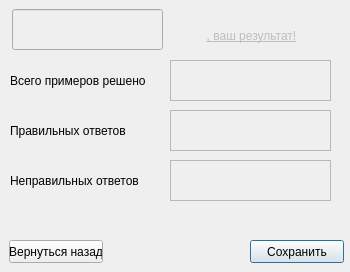
<?xml version="1.0" encoding="UTF-8"?>
<ui version="4.0">
 <class>saverezult</class>
 <widget class="QWidget" name="saverezult">
  <property name="enabled">
   <bool>true</bool>
  </property>
  <property name="geometry">
   <rect>
    <x>0</x>
    <y>0</y>
    <width>350</width>
    <height>272</height>
   </rect>
  </property>
  <property name="windowTitle">
   <string>Сохранить результат</string>
  </property>
  <property name="windowIcon">
   <iconset>
    <normaloff>../build-multiplication-Desktop_Qt_5_10_0_MinGW_32bit-Debug/png-clipart-check-mark-computer-icons-blue-check-mark-blue-text.png</normaloff>../build-multiplication-Desktop_Qt_5_10_0_MinGW_32bit-Debug/png-clipart-check-mark-computer-icons-blue-check-mark-blue-text.png</iconset>
  </property>
  <widget class="QPushButton" name="pushButton">
   <property name="geometry">
    <rect>
     <x>250</x>
     <y>240</y>
     <width>94</width>
     <height>23</height>
    </rect>
   </property>
   <property name="text">
    <string>Сохранить</string>
   </property>
   <property name="autoDefault">
    <bool>false</bool>
   </property>
   <property name="default">
    <bool>true</bool>
   </property>
  </widget>
  <widget class="QPushButton" name="pushButton_2">
   <property name="geometry">
    <rect>
     <x>9</x>
     <y>240</y>
     <width>94</width>
     <height>23</height>
    </rect>
   </property>
   <property name="text">
    <string>Вернуться назад</string>
   </property>
  </widget>
  <widget class="QTextEdit" name="textEdit">
   <property name="enabled">
    <bool>false</bool>
   </property>
   <property name="geometry">
    <rect>
     <x>170</x>
     <y>60</y>
     <width>161</width>
     <height>41</height>
    </rect>
   </property>
   <property name="acceptDrops">
    <bool>false</bool>
   </property>
   <property name="toolTip">
    <string>&lt;html&gt;&lt;head/&gt;&lt;body&gt;&lt;p align=&quot;center&quot;&gt;&lt;br/&gt;&lt;/p&gt;&lt;/body&gt;&lt;/html&gt;</string>
   </property>
   <property name="layoutDirection">
    <enum>Qt::LeftToRight</enum>
   </property>
   <property name="styleSheet">
    <string notr="true">font: 18pt &quot;MS Shell Dlg 2&quot;;</string>
   </property>
  </widget>
  <widget class="QTextEdit" name="textEdit_2">
   <property name="enabled">
    <bool>false</bool>
   </property>
   <property name="geometry">
    <rect>
     <x>170</x>
     <y>110</y>
     <width>161</width>
     <height>41</height>
    </rect>
   </property>
   <property name="acceptDrops">
    <bool>false</bool>
   </property>
   <property name="toolTip">
    <string>&lt;html&gt;&lt;head/&gt;&lt;body&gt;&lt;p align=&quot;center&quot;&gt;&lt;br/&gt;&lt;/p&gt;&lt;/body&gt;&lt;/html&gt;</string>
   </property>
   <property name="styleSheet">
    <string notr="true">font: 18pt &quot;MS Shell Dlg 2&quot;;</string>
   </property>
  </widget>
  <widget class="QLabel" name="label">
   <property name="enabled">
    <bool>false</bool>
   </property>
   <property name="geometry">
    <rect>
     <x>166</x>
     <y>20</y>
     <width>171</width>
     <height>31</height>
    </rect>
   </property>
   <property name="acceptDrops">
    <bool>true</bool>
   </property>
   <property name="styleSheet">
    <string notr="true">text-decoration: underline;
font: 8pt &quot;MS Shell Dlg 2&quot;;
font: 16pt &quot;MS Shell Dlg 2&quot;;</string>
   </property>
   <property name="text">
    <string>, ваш результат!</string>
   </property>
   <property name="alignment">
    <set>Qt::AlignCenter</set>
   </property>
  </widget>
  <widget class="QLabel" name="label_2">
   <property name="geometry">
    <rect>
     <x>10</x>
     <y>60</y>
     <width>151</width>
     <height>41</height>
    </rect>
   </property>
   <property name="styleSheet">
    <string notr="true">font: 10pt &quot;MS Shell Dlg 2&quot;;</string>
   </property>
   <property name="text">
    <string>Всего примеров решено</string>
   </property>
  </widget>
  <widget class="QTextEdit" name="textEdit_4">
   <property name="enabled">
    <bool>false</bool>
   </property>
   <property name="geometry">
    <rect>
     <x>170</x>
     <y>160</y>
     <width>161</width>
     <height>41</height>
    </rect>
   </property>
   <property name="acceptDrops">
    <bool>false</bool>
   </property>
   <property name="toolTip">
    <string>&lt;html&gt;&lt;head/&gt;&lt;body&gt;&lt;p align=&quot;center&quot;&gt;&lt;br/&gt;&lt;/p&gt;&lt;/body&gt;&lt;/html&gt;</string>
   </property>
   <property name="styleSheet">
    <string notr="true">font: 18pt &quot;MS Shell Dlg 2&quot;;</string>
   </property>
  </widget>
  <widget class="QLabel" name="label_3">
   <property name="geometry">
    <rect>
     <x>10</x>
     <y>110</y>
     <width>151</width>
     <height>41</height>
    </rect>
   </property>
   <property name="styleSheet">
    <string notr="true">font: 10pt &quot;MS Shell Dlg 2&quot;;</string>
   </property>
   <property name="text">
    <string>Правильных ответов</string>
   </property>
  </widget>
  <widget class="QLabel" name="label_4">
   <property name="geometry">
    <rect>
     <x>10</x>
     <y>160</y>
     <width>151</width>
     <height>41</height>
    </rect>
   </property>
   <property name="styleSheet">
    <string notr="true">font: 10pt &quot;MS Shell Dlg 2&quot;;</string>
   </property>
   <property name="text">
    <string>Неправильных ответов</string>
   </property>
  </widget>
  <widget class="QLineEdit" name="lineEdit">
   <property name="enabled">
    <bool>false</bool>
   </property>
   <property name="geometry">
    <rect>
     <x>12</x>
     <y>9</y>
     <width>151</width>
     <height>41</height>
    </rect>
   </property>
   <property name="styleSheet">
    <string notr="true">font: 14pt &quot;MS Shell Dlg 2&quot;;</string>
   </property>
   <property name="alignment">
    <set>Qt::AlignCenter</set>
   </property>
  </widget>
 </widget>
 <resources/>
 <connections/>
</ui>
